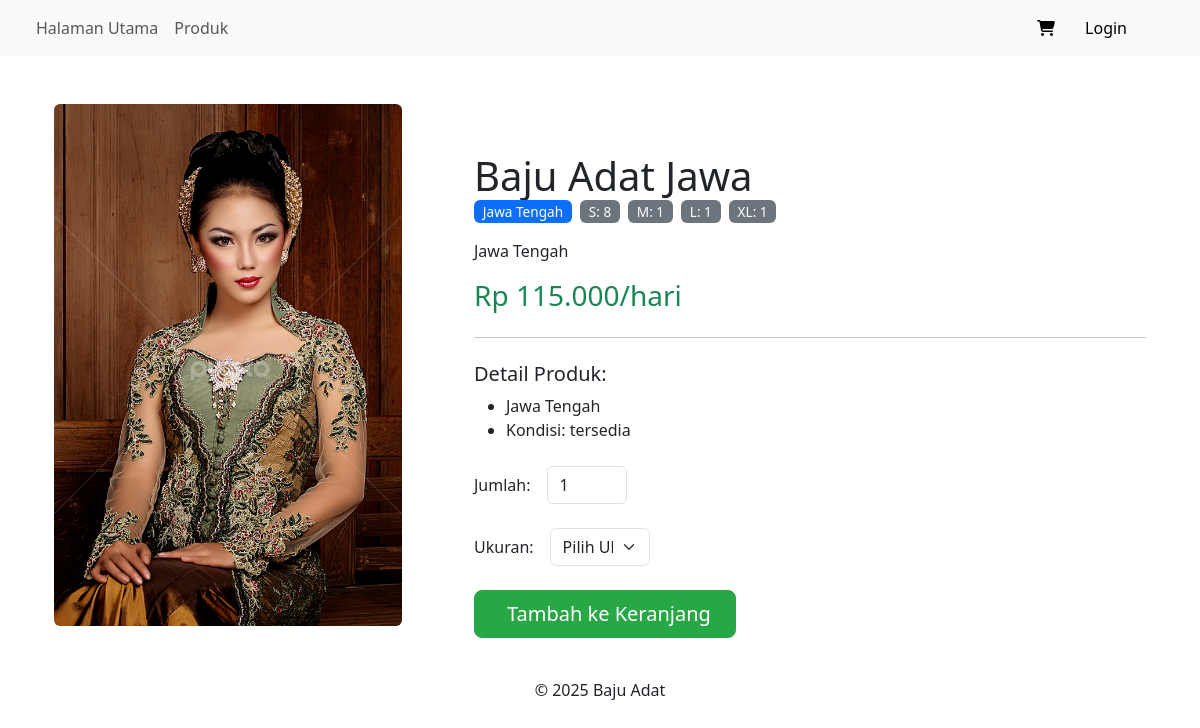
Page /detail.php?id=10 on the committed database.
### tables this page shows
CREATE TABLE `produk_222145` (
  `produk_id_222145` int(11) NOT NULL,
  `nama_produk_222145` varchar(100) NOT NULL,
  `deskripsi_222145` text DEFAULT NULL,
  `kategori_222145` varchar(50) NOT NULL,
  `harga_sewa_222145` decimal(10,2) NOT NULL,
  `gambar_222145` varchar(255) DEFAULT NULL,
  `kelengkapan_222145` text NOT NULL,
  `status_222145` enum('tersedia','tidak tersedia') DEFAULT 'tersedia'
);

### detail.php (the view, shortened to what this page needs)
<?php
include 'partials/header.php';
$produk_id = $_GET['id'] ?? 0;
$query = "SELECT p.*,
                 GROUP_CONCAT(CONCAT(u.ukuran_222145, ':', u.stok_222145)) AS stok_ukuran
          FROM produk_222145 p
          LEFT JOIN ukuran_produk_222145 u ON p.produk_id_222145 = u.produk_id_222145
          WHERE p.produk_id_222145 = $produk_id
          GROUP BY p.produk_id_222145";
$result = mysqli_query($koneksi, $query);
$produk = mysqli_fetch_assoc($result);
?>
<section class="container mt-5">
    <div class="row">
        <div class="col-md-4">
            <div class="mb-4">
                <img src="admin/bajuadat/<?= htmlspecialchars($produk['gambar_222145'] ?? 'img/kebaya.png') ?>" class="card-img-top img-fluid rounded" alt="<?= htmlspecialchars($produk['nama_produk_222145']) ?>">
            </div>
        </div>
        <div class="col-md-8">
            <div class="mb-4 mt-md-5">
                <div class="card-body ms-md-5">
                    <h1 class="card-title"><?= htmlspecialchars($produk['nama_produk_222145']) ?></h1>
                    <div class="d-flex align-items-center mb-3">
                        <span class="badge bg-primary me-2"><?= htmlspecialchars($produk['kategori_222145']) ?></span>
                        <?php
                        if(!empty($produk['stok_ukuran'])) {
                            $stok_ukuran = explode(",", $produk['stok_ukuran']);
                            foreach($stok_ukuran as $stok) {
                                list($ukuran, $jumlah) = explode(":", $stok);
                                echo "<span class='badge bg-secondary me-2'>$ukuran: $jumlah</span>";
                            }
                        } else {
                            echo "<small class='text-muted'>Stok kosong</small>";
                        }
                        ?>
                    </div>
                    <p class="card-text mt-2">
                        <?= htmlspecialchars($produk['deskripsi_222145']) ?>
                    </p>
                    <div class="mb-4">
                        <h3 class="text-success">Rp <?= number_format($produk['harga_sewa_222145'], 0, ',', '.') ?>/hari</h3>
                    </div>
                    <hr>
                    <h5 class="mt-4">Detail Produk:</h5>
                    <ul>
                        <?php
                        $kelengkapan = explode(",", $produk['kelengkapan_222145']);
                        foreach($kelengkapan as $item):
                            if(trim($item)): ?>
                                <li><?= htmlspecialchars(trim($item)) ?></li>
                            <?php endif;
                        endforeach; ?>
                        <li>Kondisi: <?= htmlspecialchars($produk['status_222145']) ?></li>
                    </ul>
                    <form class="mt-4" method="post">
                        <div class="row g-3 align-items-center">
                                <div class="col-auto">
                                    <label for="jumlah" class="col-form-label">Jumlah:</label>
                                </div>
                                <div class="col-auto">
                                    <input type="number" class="form-control" id="jumlah" name="jumlah" min="1" max="10" value="1" style="width: 80px;" required>
                                </div>
                            </div>
                        <div class="row g-3 align-items-center mt-2">
                            <div class="col-auto">
                                <label for="ukuran" class="col-form-label">Ukuran:</label>
                            </div>
                            <div class="col-auto">
                                <select class="form-select" id="ukuran" name="ukuran" style="width: 100px;" required>
                                    <option value="">Pilih Ukuran</option>
                                </select>
                            </div>
                        </div>
                        <div class="mt-4">
                            <button type="submit" name="add_to_cart" class="btn btn-success btn-lg px-4" <?= (empty($produk['stok_ukuran'])) ? 'disabled' : '' ?>>
                                <i class="bi bi-cart-plus me-2"></i> Tambah ke Keranjang
                            </button>
                        </div>
                    </form>
                </div>
            </div>
        </div>
    </div>
</section>
<?php include 'partials/footer.php'; ?>

### detail.php (style rules this page uses)
.card-img-top { border-radius: 8px 8px 0 0; }
.btn-success { background-color: #28a745; border-color: #28a745; }
.badge { font-size: 0.85rem; padding: 0.35em 0.65em; font-weight: 500; }
.badge.bg-secondary { background-color: #6c757d !important; }

### rows in the picture
produk_222145: gambar_222145 (picture), nama_produk_222145 "Baju Adat Jawa", kategori_222145 "Jawa Tengah", deskripsi_222145 "Jawa Tengah", harga_sewa_222145 "115.000", kelengkapan_222145 "Jawa Tengah", status_222145 "tersedia"

### other values in the picture
$ukuran "S"
$jumlah "8"
$ukuran "M"
$jumlah "1"
$ukuran "L"
$ukuran "XL"
